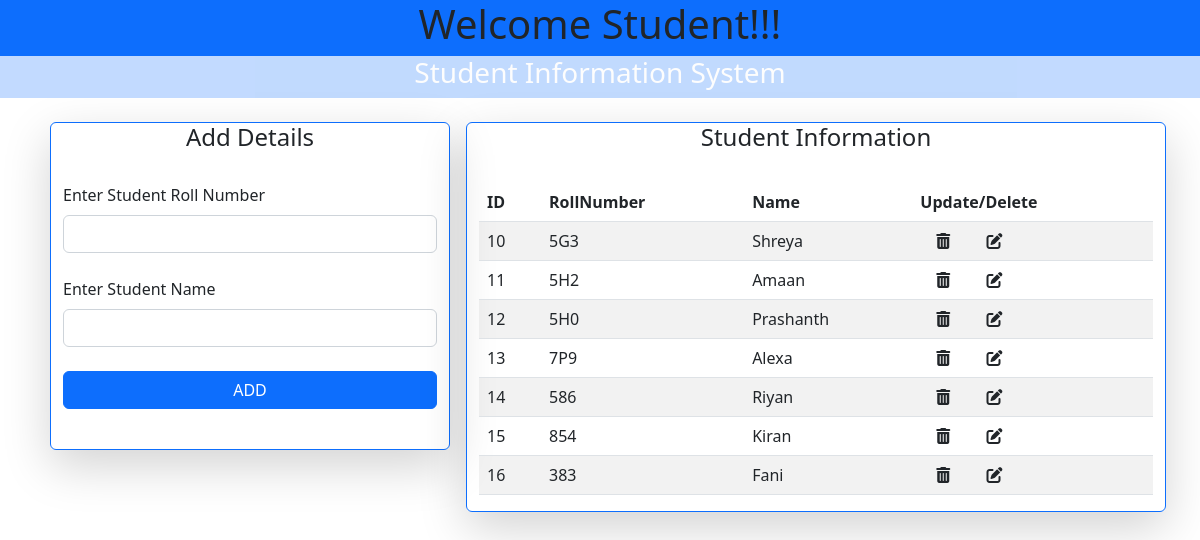
The page / on the database its author committed.
### my_app/models.py (models this page shows)
class My_app(models.Model):
        rollnumber=models.CharField(max_length=100)
        studentname=models.CharField(max_length=100)

### my_app/views.py (the view)
# urls.py: path('',Student_data),
def Student_data(request):
    data=My_app.objects.all().values()
    context ={
        'data':data
    }
    return render(request,'index.html',context)

### my_app/templates/index.html (shortened to what this page needs)
<html>
<head>
    <link rel="stylesheet" href="https://cdnjs.cloudflare.com/ajax/libs/font-awesome/6.1.1/css/all.min.css" />
	<link href="https://cdn.jsdelivr.net/npm/bootstrap@5.2.0-beta1/dist/css/bootstrap.min.css" rel="stylesheet">
</head>
<body>
	<div class=container-fluid>
		<div class="row bg-primary text-dark">
			<div class="col">
				<h1 class="text-center">Welcome Student!!!</h1>
			</div>
		</div>
		<div class="row bg-primary opacity-25 mb-4">
			<div class="col">
				<h3 class="text-center text-light">Student Information System</h3>
			</div>
		</div>
		<div class="row ml-2 justify-content-center">
			<div class="col-4 border border-primary mx-3 rounded shadow-lg h-25">
					<h4 class="text-center">Add Details</h4>
                    <br>
						<form action="add/" method="post">
								  <div class="form-outline mb-4">
									<label class="form-label" for="form2Example1">Enter Student Roll Number</label>
									<input type="text" id="form2Example1" name="rno" class="form-control" required />
								  </div>
								  <div class="form-outline mb-4">
									<label class="form-label" for="form2Example2">Enter Student Name</label>
									<input type="text" id="form2Example2" name="name"class="form-control" required />
								  </div>
								  <button type="submit" class="btn btn-primary btn-block mb-4 col-12">ADD</button>
								</form>
			</div>
			<div class="col-7 border border-primary rounded shadow-lg">
				<h4 class="text-center">Student Information</h4>
				<br>
			<table class="table table-striped">
								<thead>
									<tr>
									  <th scope="col">ID</th>
									  <th scope="col">RollNumber</th>
									  <th scope="col">Name</th>
									  <th scope="col">Update/Delete</th>
									</tr>
								  </thead>
								  <tbody>
                                    {%for x in data%}
									<tr>
									  <td>{{x.id}}</td>
									  <td>{{x.rollnumber}}</td>
									  <td>{{x.studentname}}</td>
                                      <td><a href="delete/{{x.id}}"><i class="fa-solid fa-trash-can link-dark mx-3"></i></a>
                                      <a href="update/{{x.id}}"><i class="fa-solid fa-pen-to-square link-dark mx-3"></i></a></td>
                                      {%endfor%}
									</tr>
								  </tbody>
								</table>
			</div>
		</div>
	</div>
</body>
</html>

### rows shown on the page
My_app: id "10", rollnumber "5G3", studentname "Shreya"
My_app: id "11", rollnumber "5H2", studentname "Amaan"
My_app: id "12", rollnumber "5H0", studentname "Prashanth"
My_app: id "13", rollnumber "7P9", studentname "Alexa"
My_app: id "14", rollnumber "586", studentname "Riyan"
My_app: id "15", rollnumber "854", studentname "Kiran"
My_app: id "16", rollnumber "383", studentname "Fani"
